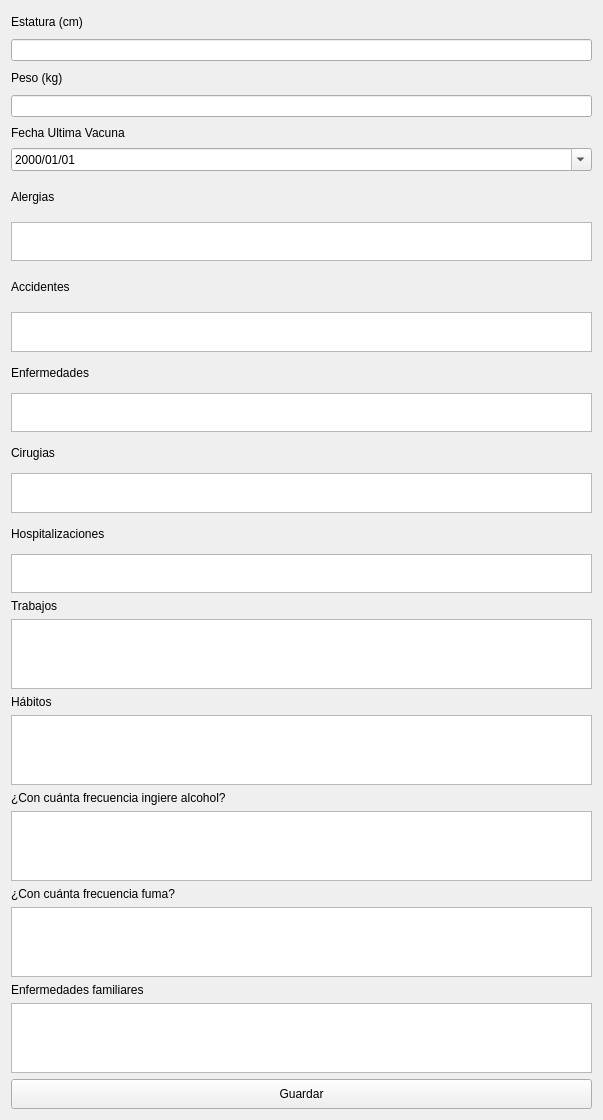
         <widget class="QWidget" name="scrollAreaWidgetContents_7">
          <property name="geometry">
           <rect>
            <x>0</x>
            <y>-644</y>
            <width>603</width>
            <height>1120</height>
           </rect>
          </property>
          <layout class="QGridLayout" name="gridLayout_43">
           <item row="8" column="0">
            <widget class="QLabel" name="lb_accidentes">
             <property name="minimumSize">
              <size>
               <width>75</width>
               <height>39</height>
              </size>
             </property>
             <property name="text">
              <string>Accidentes</string>
             </property>
            </widget>
           </item>
           <item row="19" column="0">
            <widget class="QTextEdit" name="te_habitos"/>
           </item>
           <item row="17" column="0">
            <widget class="QTextEdit" name="te_trabajos"/>
           </item>
           <item row="3" column="0">
            <widget class="QLineEdit" name="le_peso"/>
           </item>
           <item row="4" column="0">
            <widget class="QLabel" name="lb_fechaVacuna">
             <property name="minimumSize">
              <size>
               <width>147</width>
               <height>19</height>
              </size>
             </property>
             <property name="text">
              <string>Fecha Ultima Vacuna</string>
             </property>
            </widget>
           </item>
           <item row="24" column="0">
            <widget class="QLabel" name="lb_enfeFami">
             <property name="text">
              <string>Enfermedades familiares</string>
             </property>
            </widget>
           </item>
           <item row="18" column="0">
            <widget class="QLabel" name="lb_habitos">
             <property name="text">
              <string>Hábitos</string>
             </property>
            </widget>
           </item>
           <item row="21" column="0">
            <widget class="QTextEdit" name="te_frecAlco"/>
           </item>
           <item row="23" column="0">
            <widget class="QTextEdit" name="te_frecFuma"/>
           </item>
           <item row="13" column="0">
            <widget class="QTextEdit" name="te_cirugias">
             <property name="minimumSize">
              <size>
               <width>296</width>
               <height>29</height>
              </size>
             </property>
            </widget>
           </item>
           <item row="2" column="0">
            <widget class="QLabel" name="lb_peso">
             <property name="minimumSize">
              <size>
               <width>33</width>
               <height>22</height>
              </size>
             </property>
             <property name="text">
              <string>Peso (kg)</string>
             </property>
            </widget>
           </item>
           <item row="7" column="0">
            <widget class="QTextEdit" name="te_alergias">
             <property name="minimumSize">
              <size>
               <width>196</width>
               <height>39</height>
              </size>
             </property>
             <property name="html">
              <string>&lt;!DOCTYPE HTML PUBLIC &quot;-//W3C//DTD HTML 4.0//EN&quot; &quot;http://www.w3.org/TR/REC-html40/strict.dtd&quot;&gt;
&lt;html&gt;&lt;head&gt;&lt;meta name=&quot;qrichtext&quot; content=&quot;1&quot; /&gt;&lt;style type=&quot;text/css&quot;&gt;
p, li { white-space: pre-wrap; }
&lt;/style&gt;&lt;/head&gt;&lt;body style=&quot; font-family:'MS Shell Dlg 2'; font-size:12pt; font-weight:400; font-style:normal;&quot;&gt;
&lt;p style=&quot;-qt-paragraph-type:empty; margin-top:0px; margin-bottom:0px; margin-left:0px; margin-right:0px; -qt-block-indent:0; text-indent:0px; font-size:8.25pt;&quot;&gt;&lt;br /&gt;&lt;/p&gt;&lt;/body&gt;&lt;/html&gt;</string>
             </property>
            </widget>
           </item>
           <item row="11" column="0">
            <widget class="QTextEdit" name="te_enfermedades">
             <property name="minimumSize">
              <size>
               <width>263</width>
               <height>29</height>
              </size>
             </property>
             <property name="verticalScrollBarPolicy">
              <enum>Qt::ScrollBarAsNeeded</enum>
             </property>
            </widget>
           </item>
           <item row="12" column="0">
            <widget class="QLabel" name="lb_cirugias">
             <property name="minimumSize">
              <size>
               <width>57</width>
               <height>29</height>
              </size>
             </property>
             <property name="text">
              <string>Cirugias</string>
             </property>
            </widget>
           </item>
           <item row="16" column="0">
            <widget class="QLabel" name="lb_trabajos">
             <property name="text">
              <string>Trabajos</string>
             </property>
            </widget>
           </item>
           <item row="20" column="0">
            <widget class="QLabel" name="lb_frecAlco">
             <property name="text">
              <string>¿Con cuánta frecuencia ingiere alcohol?</string>
             </property>
            </widget>
           </item>
           <item row="0" column="0">
            <widget class="QLabel" name="lb_estatura">
             <property name="minimumSize">
              <size>
               <width>57</width>
               <height>22</height>
              </size>
             </property>
             <property name="text">
              <string>Estatura (cm)</string>
             </property>
            </widget>
           </item>
           <item row="26" column="0">
            <widget class="QPushButton" name="pb_llenarHistorial">
             <property name="minimumSize">
              <size>
               <width>0</width>
               <height>30</height>
              </size>
             </property>
             <property name="text">
              <string>Guardar</string>
             </property>
            </widget>
           </item>
           <item row="6" column="0">
            <widget class="QLabel" name="lb_alergias">
             <property name="minimumSize">
              <size>
               <width>57</width>
               <height>39</height>
              </size>
             </property>
             <property name="text">
              <string>Alergias</string>
             </property>
            </widget>
           </item>
           <item row="10" column="0">
            <widget class="QLabel" name="lb_enfer">
             <property name="minimumSize">
              <size>
               <width>100</width>
               <height>29</height>
              </size>
             </property>
             <property name="text">
              <string>Enfermedades</string>
             </property>
            </widget>
           </item>
           <item row="15" column="0">
            <widget class="QTextEdit" name="te_hospi">
             <property name="minimumSize">
              <size>
               <width>256</width>
               <height>29</height>
              </size>
             </property>
            </widget>
           </item>
           <item row="14" column="0">
            <widget class="QLabel" name="lb_hospi">
             <property name="minimumSize">
              <size>
               <width>120</width>
               <height>29</height>
              </size>
             </property>
             <property name="text">
              <string>Hospitalizaciones</string>
             </property>
            </widget>
           </item>
           <item row="22" column="0">
            <widget class="QLabel" name="lb_frecFuma">
             <property name="text">
              <string>¿Con cuánta frecuencia fuma?</string>
             </property>
            </widget>
           </item>
           <item row="5" column="0">
            <widget class="QDateEdit" name="de_ultimaVacuna">
             <property name="displayFormat">
              <string>yyyy/MM/dd</string>
             </property>
             <property name="calendarPopup">
              <bool>true</bool>
             </property>
            </widget>
           </item>
           <item row="9" column="0">
            <widget class="QTextEdit" name="te_accidentes">
             <property name="minimumSize">
              <size>
               <width>268</width>
               <height>39</height>
              </size>
             </property>
            </widget>
           </item>
           <item row="25" column="0">
            <widget class="QTextEdit" name="te_enfeFami"/>
           </item>
           <item row="1" column="0">
            <widget class="QLineEdit" name="le_estatura">
             <property name="styleSheet">
              <string notr="true"/>
             </property>
             <property name="text">
              <string/>
             </property>
            </widget>
           </item>
          </layout>
         </widget>
